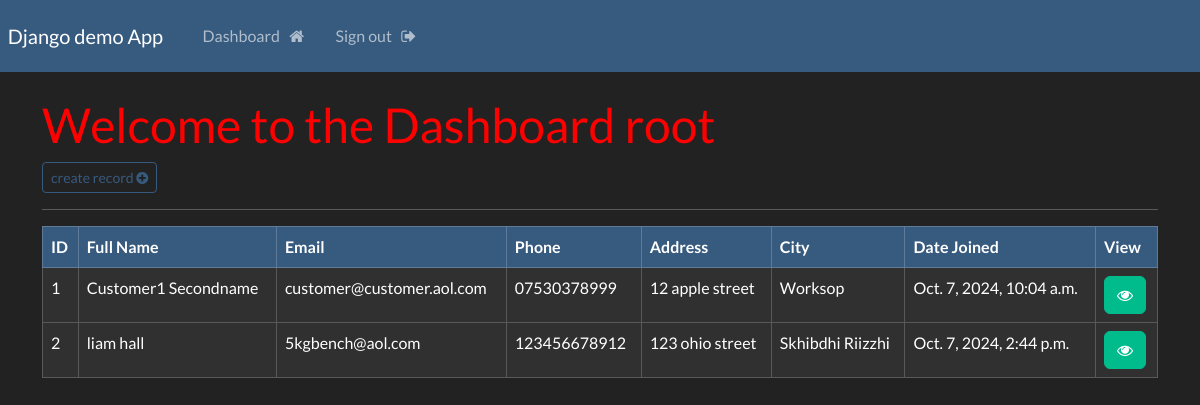
Page /dashboard (signed in) on the earlier database version.
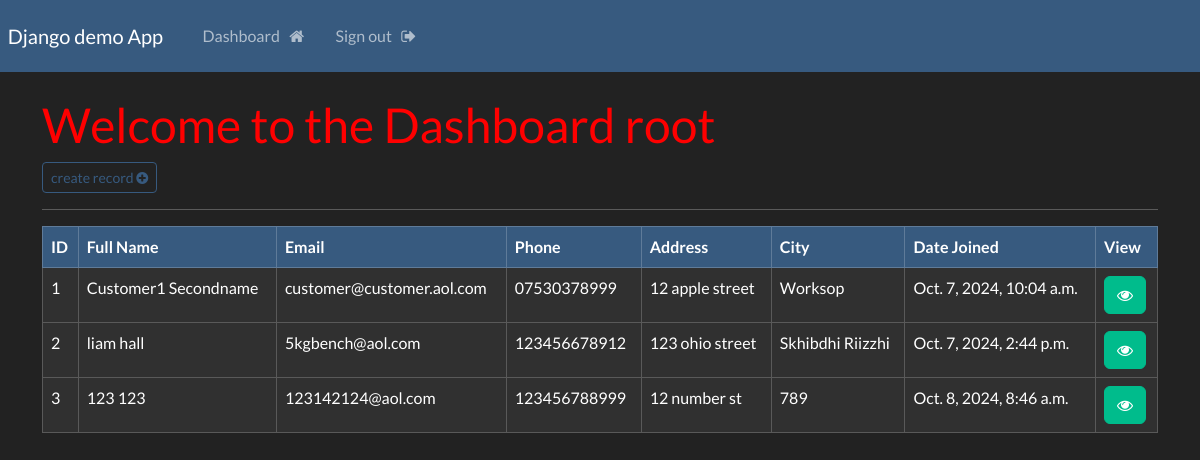
Same page on the later database version.
### website/models.py (models this page shows, shortened)
class Record(models.Model):
    creation_data = models.DateTimeField(auto_now_add = True)
    first_name = models.CharField(max_length = 100)
    last_name = models.CharField(max_length = 100)
    email = models.CharField(max_length = 255)
    phone = models.CharField(max_length = 20)
    address = models.CharField(max_length = 255)
    city = models.CharField(max_length = 255)

### website/views.py (the view)
# urls.py: path('dashboard', views.dashboard, name="dashboard"),
@login_required(login_url='my-login')
def dashboard(request):
    my_records = Record.objects.all()
    context = {'records' : my_records}
    return render(request, 'website/dashboard.html', context=context)

### website/templates/website/dashboard.html
{% extends 'website/base.html' %}
{% block content %}
    <h1> Welcome to the Dashboard {{user}}</h1>
    <a class="btn btn-outline-primary btn-sm" href="{% url 'create-record' %}"> create record <i class="fa fa-plus-circle" aria-hidden="true"></i>
    </a>
    <br>
    <hr>
    <table class="table table-dark table-hover table-bordered">
        <thead class="table-primary">
            <tr>
                <th scope="col"> ID </th>
                <th scope="col"> Full Name </th>
                <th scope="col"> Email </th>
                <th scope="col"> Phone </th>
                <th scope="col"> Address </th>
                <th scope="col"> City </th>
                <th scope="col"> Date Joined </th>
                <th scope="col"> View </th>
            </tr>
        </thead>
        <tbody>
        {% if records %}
            {% for record in records%}
            <tr>
                <td> {{record.id}} </td>
                <td> {{record.first_name}} {{record.last_name}} </td>
                <td> {{record.email}} </td>
                <td> {{record.phone}} </td>
                <td> {{record.address}} </td>
                <td> {{record.city}} </td>
                <td> {{record.creation_data}} </td>
                <td> <a class="btn btn-success btn-small" href={% url 'record' record.id %}>
                    <i class="fa fa-eye" aria-hidden="true"></i>
                </a> </td>
            </tr>
            {% endfor %}
        {% endif %}
        </tbody>
    </table>
{% endblock %}

### website/templates/website/base.html (shortened to what this page needs)
{% load static %}
<!DOCTYPE html>
<html lang="en">
<head>
    <link rel="stylesheet" href="https://bootswatch.com/5/darkly/bootstrap.min.css">
    <link rel="stylesheet" href="{% static 'css/styles.css'%}">
    <link rel="stylesheet" href="https://cdnjs.cloudflare.com/ajax/libs/font-awesome/4.7.0/css/font-awesome.min.css">
</head>
<body>
     {% include 'website/navbar.html' %}
    <div class="container">
        <br>
        {% block content %}
        {% endblock %}
    </div>
</body>
</html>

### website/templates/website/navbar.html (shortened to what this page needs)
<nav class="navbar navbar-expand-lg navbar-dark bg-primary justify-content-center">
    <a class="navbar-brand main-heading" href="{% url '' %}">
      &nbsp; Django demo App
    </a>
        <div class="co  llapse navbar-collapse text-center" id="navbarNavDropdown">
        <ul class="navbar-nav mr-auto">
           {% if user.is_authenticated %}
             <li class="nav-item">
              <a class="nav-link" href="{% url 'dashboard' %}">Dashboard &nbsp; <i class="fa fa-home" aria-hidden="true"></i> </a>
            </li>
            <li class="nav-item">
              <a class="nav-link" href="{% url 'user-logout' %}">Sign out &nbsp; <i class="fa fa-sign-out" aria-hidden="true"></i> </a>
            </li>
        {% endif %}
       </ul>
      </div>
  </nav>

### static/css/styles.css (style rules this page uses)
h1 { color:red }

Differences in the rows shown:
added Record: id "3", first_name "123", last_name "123", email "123142124@aol.com", phone "123456788999", address "12 number st", city "789", creation_data "Oct. 8, 2024, 8:46 a.m."
